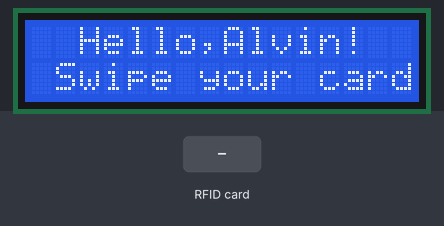
A sketch run on a simulated Arduino Uno, built with avr-gcc and run on an emulated ATmega328P. On the bench: 16×2 character LCD. The test bench sets the inputs (shaded band). What the sketch prints to the serial monitor is not drawn.

Above: at 3.2 s.
3.3 s: RFID card 53 B9 A2 03 held to the reader
At 4.7 s:
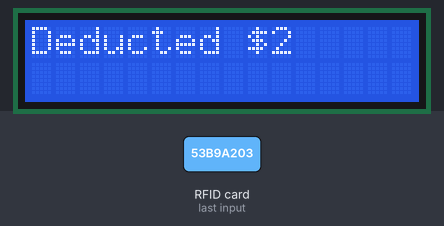
At 10.0 s:
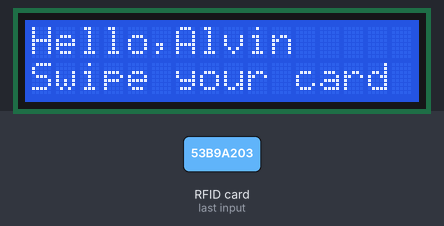
Timing chart, 0 to 10.8 s (numbered marks = the images above; inputs shaded):
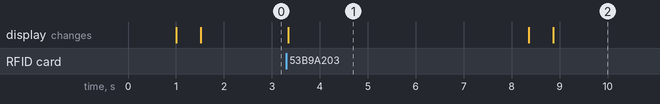

Measured:
- after the input at 3.3 s, the display: changes at once (image 1)
- what the display in image 1 shows lasts 5.1 s, from 3.3 s to 8.4 s

The sketch:

RFID_LCD_Y_N.ino
```cpp
#include <SPI.h>
#include <MFRC522.h>
#include <Wire.h>
#include <LiquidCrystal_I2C.h>

#define SS_PIN 10
#define RST_PIN 9
MFRC522 mfrc522(SS_PIN, RST_PIN);   // Create MFRC522 instance.
byte comdata;
LiquidCrystal_I2C lcd(0x27,18,4);  // set the LCD address to 0x27 for a 16 chars and 2 line display

void setup()
{
  lcd.begin(16, 2); // set up the LCD 16x2
  Serial.begin(115200);   // Initiate a serial communication
  SPI.begin();      // Initiate  SPI bus
  mfrc522.PCD_Init();   // Initiate MFRC522
  Serial.println("Swipe your card to the reader for access right...");
  Serial.println();

  lcd.init();                      // initialize the lcd
  lcd.init();
  // Print a message to the LCD.
  for (int i = 0; i < 3; i++) {
        lcd.backlight();
        delay(250);

    }
  lcd.backlight();
  lcd.setCursor(2,0);
  lcd.print("Hello,Alvin!");
  delay(500);
  lcd.setCursor(1,1);
  lcd.print("Swipe your card");
  delay(500);

}


void loop()
{
  // Look for new cards
  if ( ! mfrc522.PICC_IsNewCardPresent())
  {
    return;
  }
  // Select one of the cards
  if ( ! mfrc522.PICC_ReadCardSerial())
  {
    return;
  }
  //Show UID on serial monitor
  //Serial.print("UID tag :");
  String content= "";
  byte letter;
  for (byte i = 0; i < mfrc522.uid.size; i++)
  {
     //Serial.print(mfrc522.uid.uidByte[i] < 0x10 ? " 0" : " ");
     //Serial.print(mfrc522.uid.uidByte[i], HEX);
     content.concat(String(mfrc522.uid.uidByte[i] < 0x10 ? " 0" : " "));
     content.concat(String(mfrc522.uid.uidByte[i], HEX));
  }
  //Serial.println();
  //Serial.print("Message : ");
  content.toUpperCase();
  //if (content.substring(1) == "69 2C 7F 9B") //change here the UID of the card/cards that you want to give access
  if (content.substring(1) == "53 B9 A2 03") //change here the UID of the card/cards that you want to give access

  {
    Serial.println("1");
    Serial.println();
    lcd.backlight();
    lcd.setCursor(1,0);
    lcd.clear();
    lcd.print("Deducted $2");
    delay(5000);
    lcd.backlight();
    lcd.setCursor(1,0);
    lcd.clear();
    lcd.print("Hello,Alvin");
    delay(500);
    lcd.setCursor(0,1);
    lcd.print("Swipe your card");
    delay(3000);
  }

 else   {
    Serial.println("2");
    Serial.println();
    lcd.backlight();
    lcd.setCursor(2,0);
    lcd.clear();
    lcd.print("Access Denied");
    delay(3000);
    lcd.backlight();
    lcd.setCursor(1,0);
    lcd.clear();
    lcd.print("Hello,Alvin");
    delay(500);
    lcd.setCursor(0,1);
    lcd.print("Swipe your card");
    delay(500);

  }
}
```
